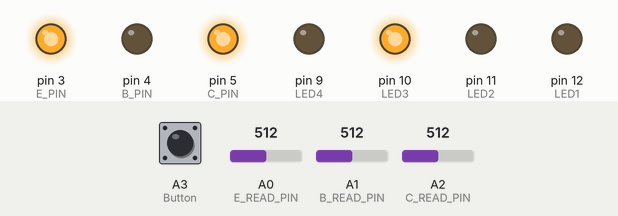
Recording of a sketch running on a simulated Arduino Uno, built with avr-gcc and run on an emulated ATmega328P. Shown: output pins drawn as LEDs (lit = HIGH). Dashed ring = blinking. The inputs (shaded band) are chosen by the test bench; at power-on: A1 (B_READ_PIN) = 512, A3 (Button) LOW, A0 (E_READ_PIN) = 512, A2 (C_READ_PIN) = 512.

Above: at 1.2 s.
1.3 s: A1 (B_READ_PIN) set to 105
4.3 s: A1 (B_READ_PIN) set to 93
At 4.73 s:
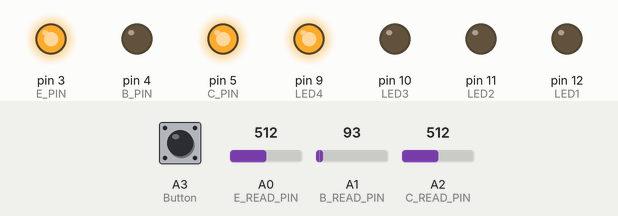
7.3 s: A3 (Button) pulled HIGH for 0.15 s
At 7.61 s:
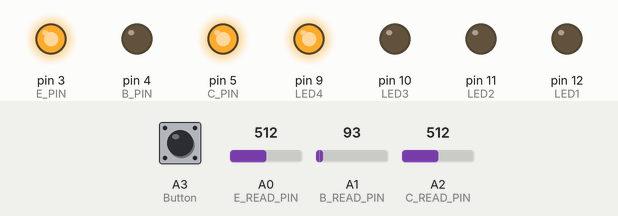
10.3 s: A3 (Button) pulled HIGH for 1 s
At 10.57 s:
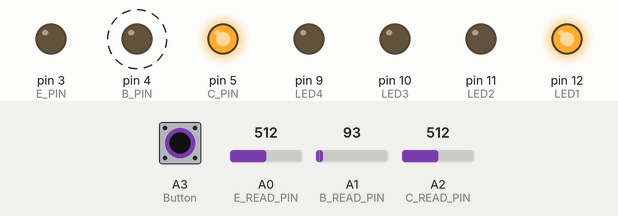
13.3 s: A1 (B_READ_PIN) set to 110
At 13.7 s:
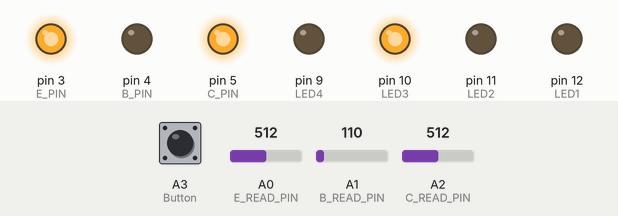
16.3 s: A3 (Button) pulled HIGH for 0.15 s
At 16.49 s:
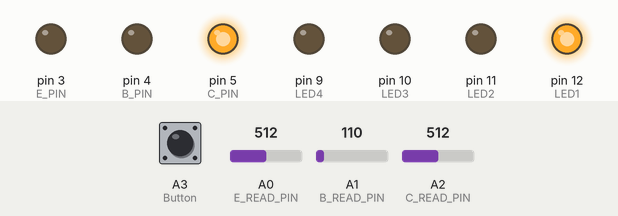
Timing chart, 0 to 19.3 s (numbered marks = the images above; inputs shaded):
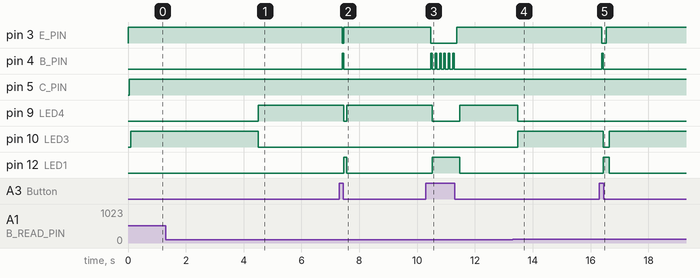

Measured:
- the behaviour switches between 100 and 99 on A1 (B_READ_PIN) (found by bisection; images 0 and 1)
- after the input at 4.3 s, pin 9 (LED4): LOW → HIGH after 0.21 s; pin 10 (LED3): HIGH → LOW after 0.21 s
- after the input at 7.3 s, pin 3 (E_PIN): HIGH → LOW after 0.12 s, → HIGH 0.05 s later; pin 4 (B_PIN): LOW → HIGH after 0.12 s, → LOW 0.05 s later; pin 9 (LED4): HIGH → LOW after 0.17 s, → HIGH 0.10 s later; pin 12 (LED1): LOW → HIGH after 0.17 s, → LOW 0.10 s later
- after the input at 10.3 s, pin 3 (E_PIN): HIGH → LOW after 0.18 s, → HIGH 0.90 s later; pin 4 (B_PIN): alternates HIGH for 0.05 s and LOW for 0.10 s, 12 changes in all, then stays LOW, starting after 0.18 s; pin 9 (LED4): HIGH → LOW after 0.23 s, → HIGH 0.95 s later; pin 12 (LED1): LOW → HIGH after 0.23 s, → LOW 0.95 s later
- after the input at 13.3 s, pin 9 (LED4): HIGH → LOW after 0.18 s; pin 10 (LED3): LOW → HIGH after 0.18 s
- after the input at 16.3 s, pin 3 (E_PIN): HIGH → LOW after 0.09 s, → HIGH 0.15 s later; pin 4 (B_PIN): LOW → HIGH after 0.09 s, → LOW 0.05 s later; pin 10 (LED3): HIGH → LOW after 0.14 s, → HIGH 0.20 s later; pin 12 (LED1): LOW → HIGH after 0.14 s, → LOW 0.20 s later

The sketch:

bjt_test.ino
```cpp
#define VREF_MV 4930    // actual reference voltage of the board, in mV

#define  LED1 12
#define  LED2 11
#define  LED3 10
#define  LED4 9

#define Button A3

#define E_PIN 3
#define B_PIN 4
#define C_PIN 5
#define E_READ_PIN A0
#define B_READ_PIN A1
#define C_READ_PIN A2

#define SETTLE_DELAY 50
void setup ()
{
  pinMode(LED1,OUTPUT);
  pinMode(LED2, OUTPUT);
  pinMode(LED3,OUTPUT);
  pinMode(LED4,OUTPUT);
  pinMode(Button, INPUT);

}

void loop() {
  if(digitalRead(Button) == HIGH)
  testForNPN() ;
   if (digitalRead(Button)==LOW)
  testForPNP();

 delay(100);

}


/*
  Run test to see if we have an NPN BJT present
 */
boolean testForNPN() {
  int ebaseReading;
  int cbaseReading;
  int emitterReading;


  // power the Base
  pinMode(B_PIN,OUTPUT);
  digitalWrite(B_PIN, HIGH);

  // test B->E
  pinMode(E_PIN,OUTPUT);
  digitalWrite(E_PIN, LOW);
  delay(SETTLE_DELAY);
  ebaseReading = analogRead(B_READ_PIN);
  emitterReading = analogRead(E_READ_PIN);
  pinMode(E_PIN,INPUT);


  // reset base
  digitalWrite(B_PIN, LOW);
  pinMode(B_PIN,INPUT);


  if(ebaseReading>1000) {
    digitalWrite(LED1,LOW);
    digitalWrite(LED2,HIGH);
    digitalWrite(LED3,LOW);
    digitalWrite(LED4,LOW);
    return true ;

  } else {
    digitalWrite(LED2,LOW);
    digitalWrite(LED3,LOW);
    digitalWrite(LED4,LOW);
    digitalWrite(LED1,HIGH);
    return false ;

  }

}


/*
  Run test to see if we have an PNP BJT present
 */
boolean testForPNP() {
  int ebaseReading;
  int cbaseReading;
  int emitterReading;
  int collectorReading;


  pinMode(B_PIN,OUTPUT);
  digitalWrite(B_PIN, LOW);

  // test E->B
  pinMode(E_PIN,OUTPUT);
  digitalWrite(E_PIN, HIGH);
  delay(SETTLE_DELAY);
  ebaseReading = analogRead(B_READ_PIN);
  emitterReading = analogRead(E_READ_PIN);
  pinMode(E_PIN,INPUT);

  // test C->B
  pinMode(C_PIN,OUTPUT);
  digitalWrite(C_PIN, HIGH);
  delay(SETTLE_DELAY);
  cbaseReading = analogRead(B_READ_PIN);
  collectorReading = analogRead(C_READ_PIN);
  pinMode(C_PIN,INPUT);

  // reset base
  pinMode(B_PIN,INPUT);

  if(ebaseReading<100) {
    digitalWrite(LED4,HIGH);
    digitalWrite(LED1,LOW);
    digitalWrite(LED2,LOW);
    digitalWrite(LED3,LOW);
    return true ;
  } else {
    digitalWrite(LED3,HIGH);
    digitalWrite(LED2,LOW);
    digitalWrite(LED4,LOW);
    digitalWrite(LED1,LOW);
    return false ;
      }


}
```
